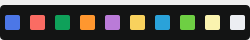
<?xml version="1.0" encoding="UTF-8"?>
<ui version="4.0">
 <class>select_color_page</class>
 <widget class="QWidget" name="select_color_page">
  <property name="geometry">
   <rect>
    <x>0</x>
    <y>0</y>
    <width>250</width>
    <height>40</height>
   </rect>
  </property>
  <property name="windowTitle">
   <string>Form</string>
  </property>
  <widget class="QWidget" name="widget" native="true">
   <property name="geometry">
    <rect>
     <x>0</x>
     <y>5</y>
     <width>250</width>
     <height>35</height>
    </rect>
   </property>
   <property name="styleSheet">
    <string notr="true">background:rgb(19,20,20);
border-radius:4px;</string>
   </property>
   <widget class="QPushButton" name="blue_btn">
    <property name="geometry">
     <rect>
      <x>5</x>
      <y>10</y>
      <width>15</width>
      <height>15</height>
     </rect>
    </property>
    <property name="styleSheet">
     <string notr="true">background:rgba(76,119,231,1);
border-radius:2px;</string>
    </property>
    <property name="text">
     <string/>
    </property>
   </widget>
   <widget class="QPushButton" name="pink_btn">
    <property name="geometry">
     <rect>
      <x>30</x>
      <y>10</y>
      <width>15</width>
      <height>15</height>
     </rect>
    </property>
    <property name="styleSheet">
     <string notr="true">background:rgba(250,108,99,1);
border-radius:2px;</string>
    </property>
    <property name="text">
     <string/>
    </property>
   </widget>
   <widget class="QPushButton" name="dark_green_btn">
    <property name="geometry">
     <rect>
      <x>55</x>
      <y>10</y>
      <width>15</width>
      <height>15</height>
     </rect>
    </property>
    <property name="styleSheet">
     <string notr="true">background:rgba(15,161,90,1);
border-radius:2px;</string>
    </property>
    <property name="text">
     <string/>
    </property>
   </widget>
   <widget class="QPushButton" name="orang_btn">
    <property name="geometry">
     <rect>
      <x>80</x>
      <y>10</y>
      <width>15</width>
      <height>15</height>
     </rect>
    </property>
    <property name="styleSheet">
     <string notr="true">background:rgba(255,151,47,1);
border-radius:2px;</string>
    </property>
    <property name="text">
     <string/>
    </property>
   </widget>
   <widget class="QPushButton" name="Violet_btn">
    <property name="geometry">
     <rect>
      <x>105</x>
      <y>10</y>
      <width>15</width>
      <height>15</height>
     </rect>
    </property>
    <property name="styleSheet">
     <string notr="true">background:rgba(186,123,216,1);
border-radius:2px;</string>
    </property>
    <property name="text">
     <string/>
    </property>
   </widget>
   <widget class="QPushButton" name="Golden_btn">
    <property name="geometry">
     <rect>
      <x>130</x>
      <y>10</y>
      <width>15</width>
      <height>15</height>
     </rect>
    </property>
    <property name="styleSheet">
     <string notr="true">background:rgba(248,209,93,1);
border-radius:2px;</string>
    </property>
    <property name="text">
     <string/>
    </property>
   </widget>
   <widget class="QPushButton" name="light_blue_btn">
    <property name="geometry">
     <rect>
      <x>155</x>
      <y>10</y>
      <width>15</width>
      <height>15</height>
     </rect>
    </property>
    <property name="styleSheet">
     <string notr="true">background:rgba(42,162,217,1);
border-radius:2px;</string>
    </property>
    <property name="text">
     <string/>
    </property>
   </widget>
   <widget class="QPushButton" name="wight_btn">
    <property name="geometry">
     <rect>
      <x>230</x>
      <y>10</y>
      <width>15</width>
      <height>15</height>
     </rect>
    </property>
    <property name="styleSheet">
     <string notr="true">background:rgba(236,238,242,1);
border-radius:2px;</string>
    </property>
    <property name="text">
     <string/>
    </property>
   </widget>
   <widget class="QPushButton" name="yellow_btn">
    <property name="geometry">
     <rect>
      <x>205</x>
      <y>10</y>
      <width>15</width>
      <height>15</height>
     </rect>
    </property>
    <property name="styleSheet">
     <string notr="true">background:rgba(250,243,175,1);
border-radius:2px;</string>
    </property>
    <property name="text">
     <string/>
    </property>
   </widget>
   <widget class="QPushButton" name="light_green_btn">
    <property name="geometry">
     <rect>
      <x>180</x>
      <y>10</y>
      <width>15</width>
      <height>15</height>
     </rect>
    </property>
    <property name="styleSheet">
     <string notr="true">background:rgba(110,207,67,1);
border-radius:2px;</string>
    </property>
    <property name="text">
     <string/>
    </property>
   </widget>
  </widget>
 </widget>
 <resources/>
 <connections/>
</ui>
